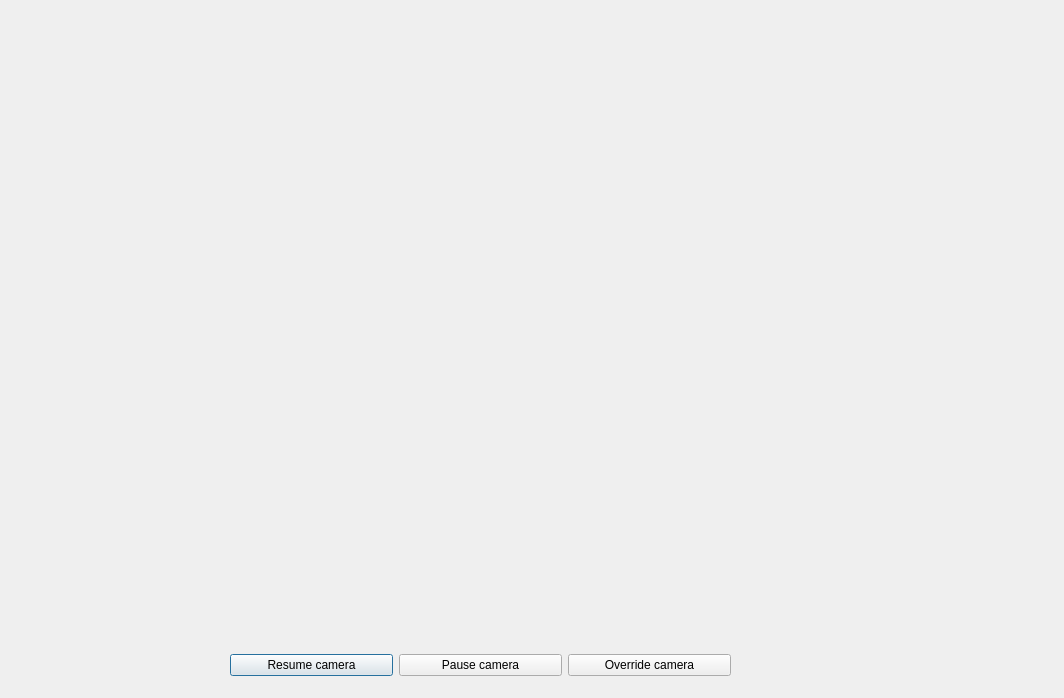
<?xml version="1.0" encoding="UTF-8"?>
<ui version="4.0">
 <class>report</class>
 <widget class="QDialog" name="report">
  <property name="geometry">
   <rect>
    <x>0</x>
    <y>0</y>
    <width>1064</width>
    <height>698</height>
   </rect>
  </property>
  <property name="windowTitle">
   <string>Report</string>
  </property>
  <widget class="QWidget" name="">
   <property name="geometry">
    <rect>
     <x>10</x>
     <y>10</y>
     <width>1011</width>
     <height>621</height>
    </rect>
   </property>
   <layout class="QGridLayout" name="gridLayout">
    <item row="0" column="0">
     <widget class="QLabel" name="label">
      <property name="minimumSize">
       <size>
        <width>296</width>
        <height>307</height>
       </size>
      </property>
      <property name="text">
       <string/>
      </property>
     </widget>
    </item>
    <item row="0" column="1">
     <widget class="QLabel" name="label_3">
      <property name="text">
       <string/>
      </property>
     </widget>
    </item>
    <item row="0" column="2">
     <widget class="QLabel" name="label_2">
      <property name="text">
       <string/>
      </property>
     </widget>
    </item>
    <item row="1" column="1">
     <widget class="QLabel" name="label_5">
      <property name="text">
       <string/>
      </property>
     </widget>
    </item>
    <item row="1" column="0">
     <widget class="QLabel" name="label_4">
      <property name="text">
       <string/>
      </property>
     </widget>
    </item>
    <item row="1" column="2">
     <widget class="QLabel" name="label_6">
      <property name="text">
       <string/>
      </property>
     </widget>
    </item>
   </layout>
  </widget>
  <widget class="QWidget" name="">
   <property name="geometry">
    <rect>
     <x>230</x>
     <y>650</y>
     <width>501</width>
     <height>31</height>
    </rect>
   </property>
   <layout class="QHBoxLayout" name="horizontalLayout">
    <item>
     <widget class="QPushButton" name="pushButton_3">
      <property name="text">
       <string>Resume camera</string>
      </property>
     </widget>
    </item>
    <item>
     <widget class="QPushButton" name="pushButton">
      <property name="text">
       <string>Pause camera</string>
      </property>
     </widget>
    </item>
    <item>
     <widget class="QPushButton" name="pushButton_2">
      <property name="text">
       <string>Override camera</string>
      </property>
     </widget>
    </item>
   </layout>
  </widget>
  <zorder>label</zorder>
  <zorder>label_2</zorder>
  <zorder>label_3</zorder>
  <zorder>label_4</zorder>
  <zorder>label_5</zorder>
  <zorder>label_6</zorder>
  <zorder>pushButton</zorder>
  <zorder>pushButton_2</zorder>
  <zorder>pushButton_3</zorder>
  <zorder>pushButton_2</zorder>
 </widget>
 <resources/>
 <connections/>
</ui>
